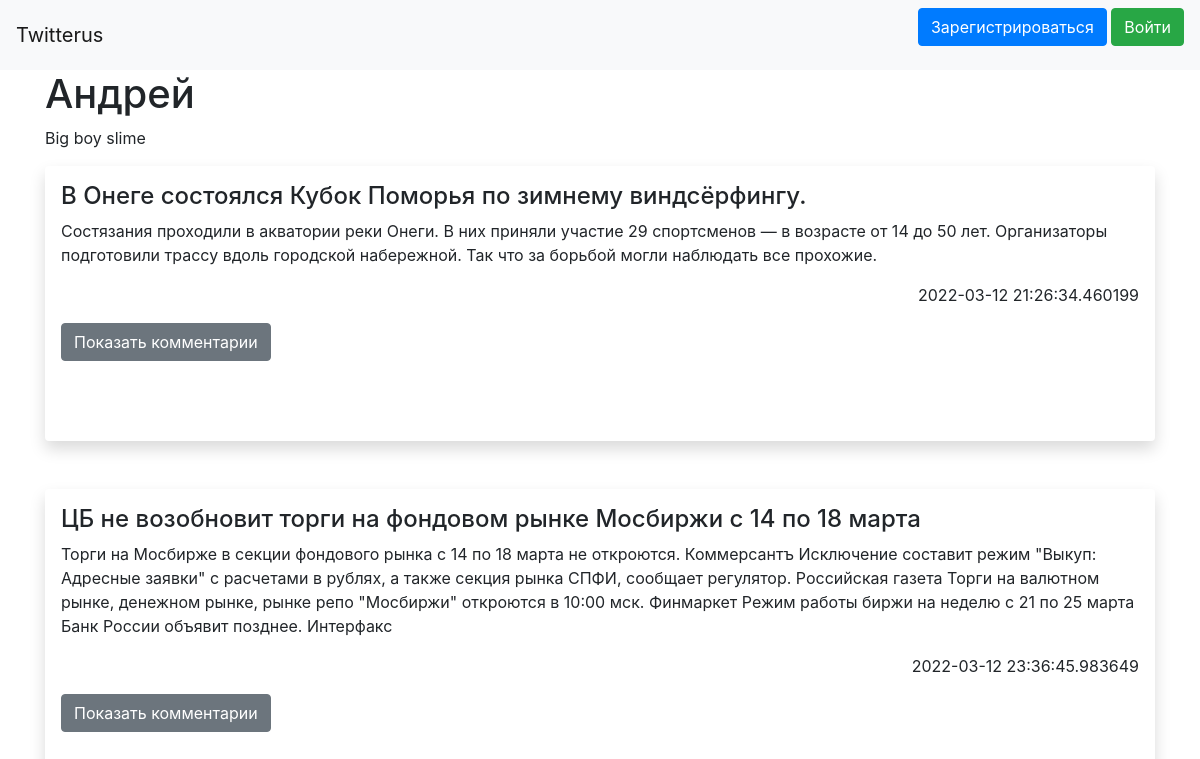
The page /user/1 on the database as committed earlier.
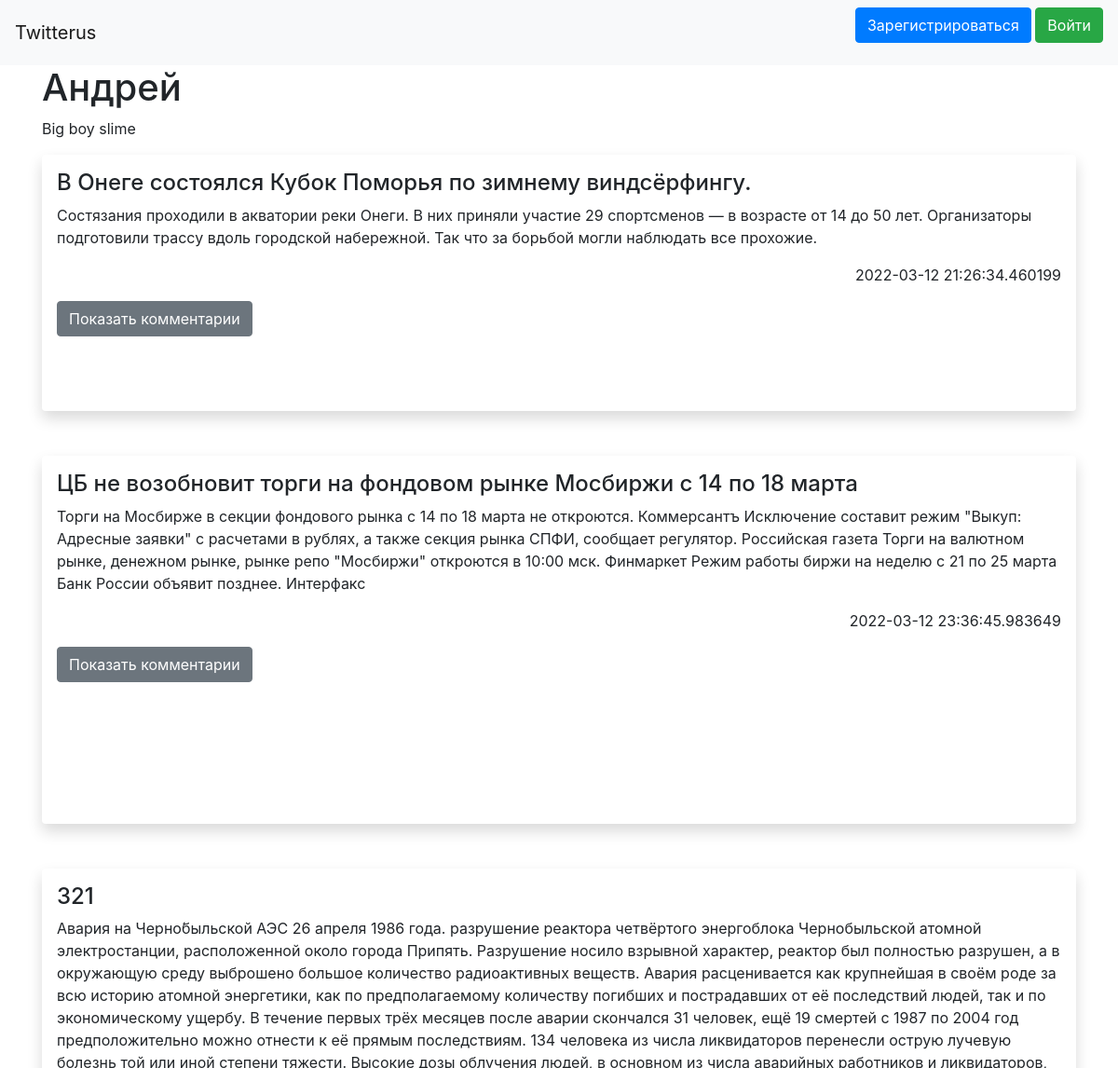
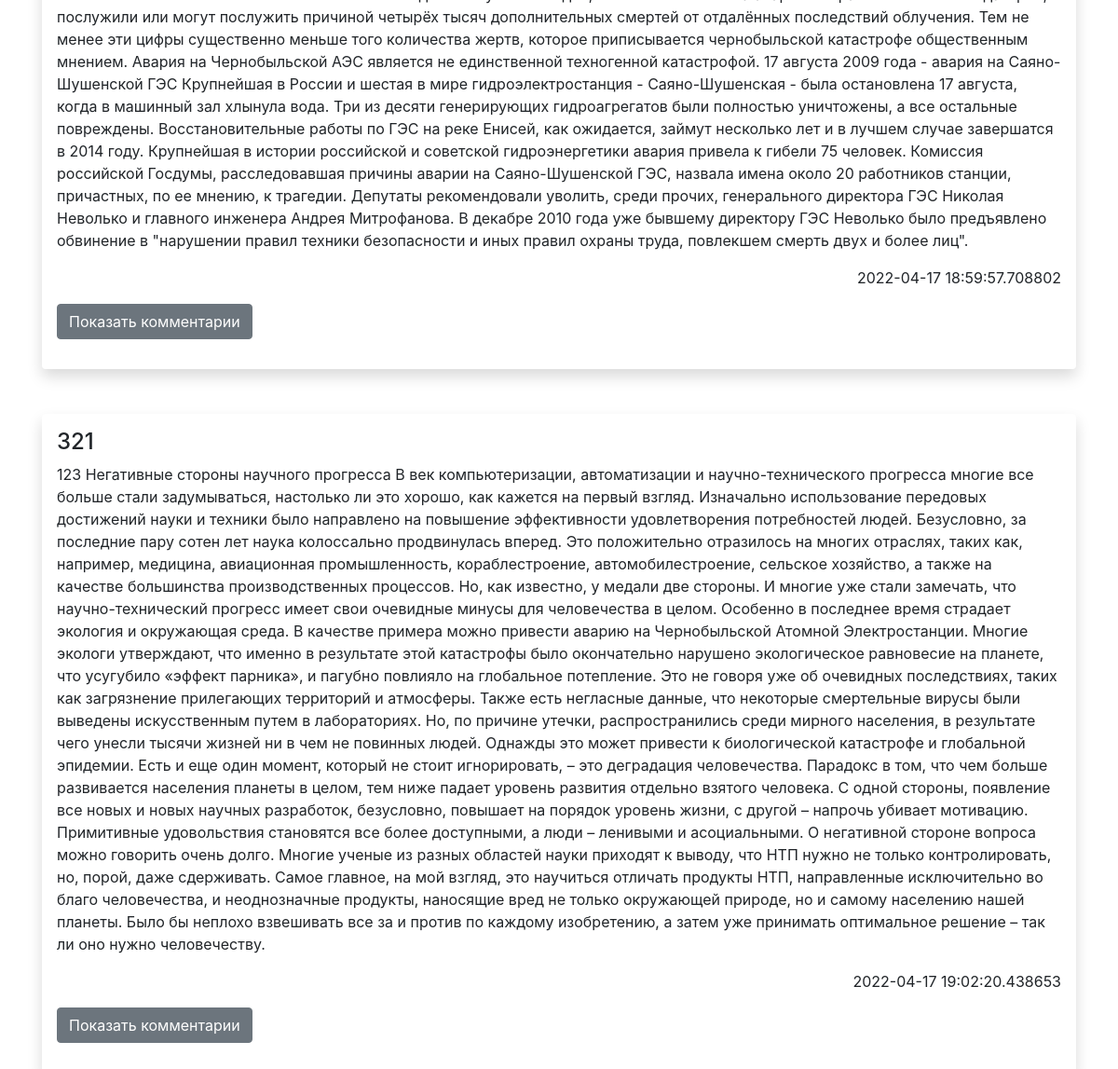
The same page on the database as committed later (2 pictures, top to bottom).
### data/posts.py (models this page shows)
class Post(SqlAlchemyBase, SerializerMixin):
    __tablename__ = 'posts'
    id = sqlalchemy.Column(sqlalchemy.Integer, primary_key=True, autoincrement=True)
    title = sqlalchemy.Column(sqlalchemy.String)
    creater_id = sqlalchemy.Column(sqlalchemy.Integer, sqlalchemy.ForeignKey("users.id"))
    text = sqlalchemy.Column(sqlalchemy.String)
    create_data = sqlalchemy.Column(sqlalchemy.DateTime, default=datetime.datetime.now)
    user = orm.relation('User')

### app.py (the view, shortened to what this page needs)
@app.route('/user/<int:user_id>', methods=['GET', 'POST'])
def get_user(user_id):
    db_sess = db_session.create_session()
    user = db_sess.query(User).get(user_id)
    if user:
        all_post = db_sess.query(Post).filter(Post.creater_id == user_id)
        comments = db_sess.query(Comment).all()
        form = AddCommentForm()
        return render_template('user.html', title=user.nick, name=user.name, about=user.about, posts=all_post, id=user_id, comments=comments, form=form)
    return jsonify({'error': 'user not found'})

### data/db_session.py (called while the page is built)
def create_session() -> Session:
    global __factory
    return __factory()

### templates/user.html (shortened to what this page needs)
{% extends "base.html" %}
{% block content %}
<h1>{{ name }}</h1>
<div>
    <p>
        {{ about }}
    </p>
</div>
{% for item in posts %}
<div class="shadow p-3 mb-5 bg-body rounded">
    <h4>{{ item.title }}
    </h4>
    <p>{{ item.text }}</p>
    <div align="right">
        <p>{{ item.create_data }}</p>
    </div>
    <p>
        <button class="btn btn-secondary" type="button" data-bs-toggle="collapse" data-bs-target="#collapseWidthExample{{ item.id }}" aria-expanded="false" aria-controls="collapseWidthExample{{ item.id }}">
            Показать комментарии
        </button>
    </p>
    {% for com in comments[::-1] %}
        {% if com.main_post == item.id %}
        <br>
        {% endif %}
    {% endfor %}
</div>
{% endfor %}
{% endblock %}

Rows that differ between the two databases and show on the page:
added Post: title "321", text "Авария на Черно́быльской АЭС 26 апреля 1986 года. разрушение реактора четвёртого энергоблока Чернобыльской атомной электростанции, расположенной около города Припять. Разрушение носило взрывной характер, реактор был полностью разрушен, а в окружающую среду выброшено большое количество радиоактивных веществ. Авария расценивается как крупнейшая в своём роде за всю историю атомной энергетики, как по предполагаемому количеству погибших и пострадавших от её последствий людей, так и по экономическому ущербу. В течение первых трёх месяцев после аварии скончался 31 человек, ещё 19 смертей с 1987 по 2004 год предположительно можно отнести к её прямым последствиям. 134 человека из числа ликвидаторов…", create_data "2022-04-17 18:59:57.708802"
added Post: title "321", text "123 Негативные стороны научного прогресса В век компьютеризации, автоматизации и научно-технического прогресса многие все больше стали задумываться, настолько ли это хорошо, как кажется на первый взгляд. Изначально использование передовых достижений науки и техники было направлено на повышение эффективности удовлетворения потребностей людей. Безусловно, за последние пару сотен лет наука колоссально продвинулась вперед. Это положительно отразилось на многих отраслях, таких как, например, медицина, авиационная промышленность, кораблестроение, автомобилестроение, сельское хозяйство, а также на качестве большинства производственных процессов. Но, как известно, у медали две стороны. И многие уже…", create_data "2022-04-17 19:02:20.438653"
